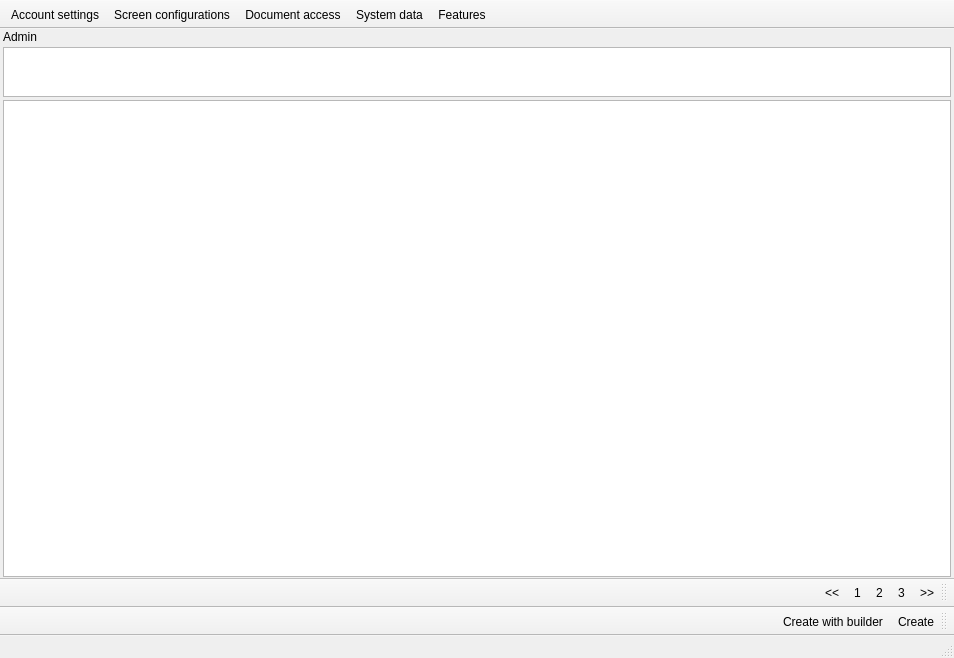
<?xml version="1.0" encoding="UTF-8"?>
<ui version="4.0">
 <class>MWindow</class>
 <widget class="QMainWindow" name="MWindow">
  <property name="geometry">
   <rect>
    <x>0</x>
    <y>0</y>
    <width>954</width>
    <height>658</height>
   </rect>
  </property>
  <property name="windowTitle">
   <string>MainWindow</string>
  </property>
  <widget class="QWidget" name="centralwidget">
   <layout class="QGridLayout" name="gridLayout">
    <property name="leftMargin">
     <number>3</number>
    </property>
    <property name="topMargin">
     <number>1</number>
    </property>
    <property name="rightMargin">
     <number>3</number>
    </property>
    <property name="bottomMargin">
     <number>1</number>
    </property>
    <property name="horizontalSpacing">
     <number>1</number>
    </property>
    <property name="verticalSpacing">
     <number>3</number>
    </property>
    <item row="1" column="0">
     <widget class="QTableView" name="tableView_2">
      <property name="maximumSize">
       <size>
        <width>16777215</width>
        <height>50</height>
       </size>
      </property>
     </widget>
    </item>
    <item row="2" column="0">
     <widget class="QTableView" name="tableView"/>
    </item>
    <item row="0" column="0">
     <widget class="QLabel" name="label">
      <property name="text">
       <string>Admin</string>
      </property>
     </widget>
    </item>
   </layout>
  </widget>
  <widget class="QToolBar" name="toolBar_2">
   <property name="windowTitle">
    <string>toolBar_2</string>
   </property>
   <property name="movable">
    <bool>false</bool>
   </property>
   <attribute name="toolBarArea">
    <enum>TopToolBarArea</enum>
   </attribute>
   <attribute name="toolBarBreak">
    <bool>false</bool>
   </attribute>
   <addaction name="actionAccount_settings"/>
   <addaction name="actionScreen_configurations"/>
   <addaction name="actionDocument_access"/>
   <addaction name="actionSystem_data"/>
   <addaction name="actionFeatures"/>
  </widget>
  <widget class="QToolBar" name="toolBar">
   <property name="windowTitle">
    <string>toolBar</string>
   </property>
   <property name="layoutDirection">
    <enum>Qt::RightToLeft</enum>
   </property>
   <property name="movable">
    <bool>true</bool>
   </property>
   <attribute name="toolBarArea">
    <enum>BottomToolBarArea</enum>
   </attribute>
   <attribute name="toolBarBreak">
    <bool>true</bool>
   </attribute>
   <addaction name="actionCreate"/>
   <addaction name="actionCreate_with_builder"/>
  </widget>
  <widget class="QToolBar" name="toolBar_3">
   <property name="windowTitle">
    <string>toolBar_3</string>
   </property>
   <property name="layoutDirection">
    <enum>Qt::RightToLeft</enum>
   </property>
   <property name="movable">
    <bool>true</bool>
   </property>
   <attribute name="toolBarArea">
    <enum>BottomToolBarArea</enum>
   </attribute>
   <attribute name="toolBarBreak">
    <bool>true</bool>
   </attribute>
   <addaction name="action_2"/>
   <addaction name="action3"/>
   <addaction name="action2"/>
   <addaction name="action1"/>
   <addaction name="action"/>
  </widget>
  <widget class="QStatusBar" name="statusbar"/>
  <action name="actionAccount_settings">
   <property name="text">
    <string>Account settings</string>
   </property>
  </action>
  <action name="actionScreen_configurations">
   <property name="text">
    <string>Screen configurations</string>
   </property>
  </action>
  <action name="actionDocument_access">
   <property name="text">
    <string>Document access</string>
   </property>
  </action>
  <action name="actionSystem_data">
   <property name="text">
    <string>System data</string>
   </property>
  </action>
  <action name="actionFeatures">
   <property name="text">
    <string>Features</string>
   </property>
  </action>
  <action name="action">
   <property name="text">
    <string>&lt;&lt;</string>
   </property>
  </action>
  <action name="action_2">
   <property name="text">
    <string>&gt;&gt;</string>
   </property>
  </action>
  <action name="action1">
   <property name="text">
    <string>1</string>
   </property>
  </action>
  <action name="action2">
   <property name="text">
    <string>2</string>
   </property>
  </action>
  <action name="action3">
   <property name="text">
    <string>3</string>
   </property>
  </action>
  <action name="actionCreate">
   <property name="text">
    <string>Create</string>
   </property>
  </action>
  <action name="actionCreate_with_builder">
   <property name="text">
    <string>Create with builder</string>
   </property>
  </action>
 </widget>
 <resources/>
 <connections/>
</ui>
